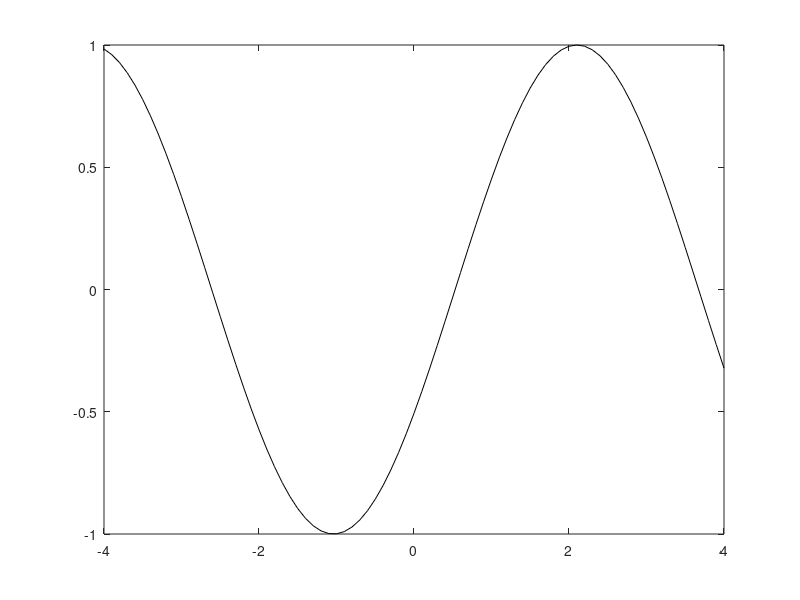

Reproduce this figure in MATLAB.
clear
close 
clc

%
% Exemplo Animação 1 - Sessão 2
% João Inácio, 22th Mar 2021
%


% Fazer uma função sin(x) "andar".

% Dominío
x = -4:0.1:4;

% Valores de y
y = sin(x);

% Ciclo for faz 100 passos da animação, ou 100 frames.
for i = 1:100
    % Começamos por deslocar o nosso dominío original por i.
    x_shifted = x + i;
    % Calcula-mos a função seno nesse intervalo
    y_shifted = sin(x_shifted);
    
    % Fazer-mos o plot da funçao seno no intervalo deslocado, mas no eixo
    % do xx tem de permanecer o x original, uma vez que queremos dar a
    % impressão que é a função seno a "andar". 
    plot(x, y_shifted, '-k')
    drawnow
    pause(0.1)
end


